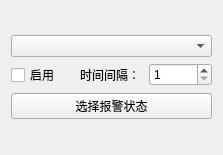
<?xml version="1.0" encoding="UTF-8"?>
<ui version="4.0">
 <class>ControlAlarm</class>
 <widget class="QWidget" name="ControlAlarm">
  <property name="geometry">
   <rect>
    <x>0</x>
    <y>0</y>
    <width>223</width>
    <height>155</height>
   </rect>
  </property>
  <property name="windowTitle">
   <string>Form</string>
  </property>
  <layout class="QGridLayout" name="gridLayout">
   <item row="0" column="0">
    <spacer name="verticalSpacer">
     <property name="orientation">
      <enum>Qt::Vertical</enum>
     </property>
     <property name="sizeHint" stdset="0">
      <size>
       <width>20</width>
       <height>40</height>
      </size>
     </property>
    </spacer>
   </item>
   <item row="1" column="0">
    <widget class="QComboBox" name="comboBox"/>
   </item>
   <item row="2" column="0">
    <layout class="QHBoxLayout" name="horizontalLayout">
     <item>
      <widget class="QCheckBox" name="checkBox">
       <property name="text">
        <string>启用</string>
       </property>
      </widget>
     </item>
     <item>
      <widget class="QLabel" name="label">
       <property name="text">
        <string>时间间隔：</string>
       </property>
      </widget>
     </item>
     <item>
      <widget class="QSpinBox" name="spinBox">
       <property name="minimum">
        <number>1</number>
       </property>
      </widget>
     </item>
    </layout>
   </item>
   <item row="3" column="0">
    <widget class="QPushButton" name="pushButton">
     <property name="text">
      <string>选择报警状态</string>
     </property>
    </widget>
   </item>
   <item row="4" column="0">
    <spacer name="verticalSpacer_2">
     <property name="orientation">
      <enum>Qt::Vertical</enum>
     </property>
     <property name="sizeHint" stdset="0">
      <size>
       <width>20</width>
       <height>40</height>
      </size>
     </property>
    </spacer>
   </item>
  </layout>
 </widget>
 <resources/>
 <connections/>
</ui>
